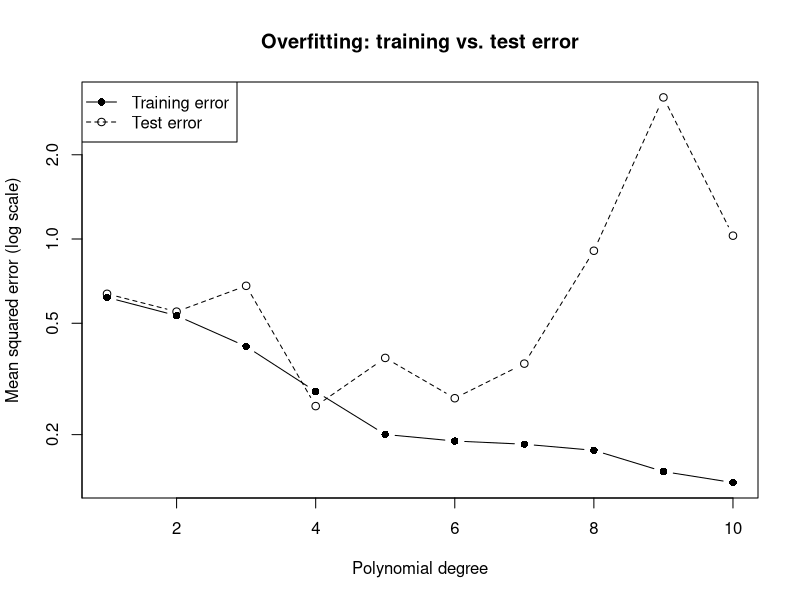

Source code (R):
## ---- chunk 1
#| label: fig-overfitting
#| fig-cap: "Training error always falls with model complexity; test error does not."
## Overfitting: training vs. test error as polynomial degree increases
set.seed(2)
x <- runif(20, 0, 10)                        # 20 training points
y <- sin(x) + rnorm(20, sd = 0.4)
x_new <- runif(100, 0, 10)                   # 100 new points, same process
y_new <- sin(x_new) + rnorm(100, sd = 0.4)

degree <- 1:10
train_err <- test_err <- numeric(10)
for (d in degree) {
  fit <- lm(y ~ poly(x, d))
  train_err[d] <- mean((y - predict(fit))^2)
  test_err[d]  <- mean((y_new - predict(fit, data.frame(x = x_new)))^2)
}

plot(degree, train_err, type = "b", pch = 16, log = "y",
     ylim = range(train_err, test_err),
     xlab = "Polynomial degree", ylab = "Mean squared error (log scale)",
     main = "Overfitting: training vs. test error")
lines(degree, test_err, type = "b", pch = 1, lty = 2)
legend("topleft", legend = c("Training error", "Test error"),
       pch = c(16, 1), lty = c(1, 2))
